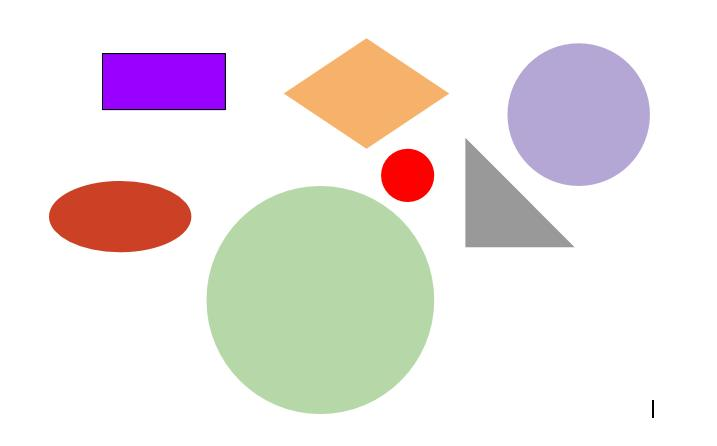
//> input picture cercle.jpg, 717 x 446 px
$ ./DisplayImage cercle.jpg   (built with g++ and OpenCV 4)
//> lines starting //> are read from the running program, lines starting //| are printed output that depends on the picture; after the words box and inside, x2 and y2 are one past the last pixel; in counts of white or black regions, pixels touching at a corner belong together
//#include "opencv2/imgcodecs.hpp"
#include "opencv2/highgui/highgui.hpp"
#include "opencv2/imgproc/imgproc.hpp"
#include <iostream>
#include <stdio.h>
#include <stdlib.h>
#include <iomanip>

using namespace cv;
using namespace std;

Mat src; Mat src_gray;
int thresh = 27;
int max_thresh = 255;
RNG rng(12345);
void detectContour( vector<vector<Point> >& contours );
Point computeGravityCenter( vector<Point> _pointsList );
double computeCircleFittingRMS( vector<Point> _pointsList, Point _center );
bool IsCircle( vector<Point> _pointsList );

int main( int, char** argv )
{
  src = imread(argv[1]);
//> src is the input picture: 446 rows x 717 cols, CV_8UC3; mean B, G, R 228, 229.1, 235.8
  if (src.empty()){
    cerr << "No image supplied ..." << endl;
    return -1;
  }

  // Converts image from one color space to another
  cvtColor( src, src_gray, COLOR_BGR2GRAY );
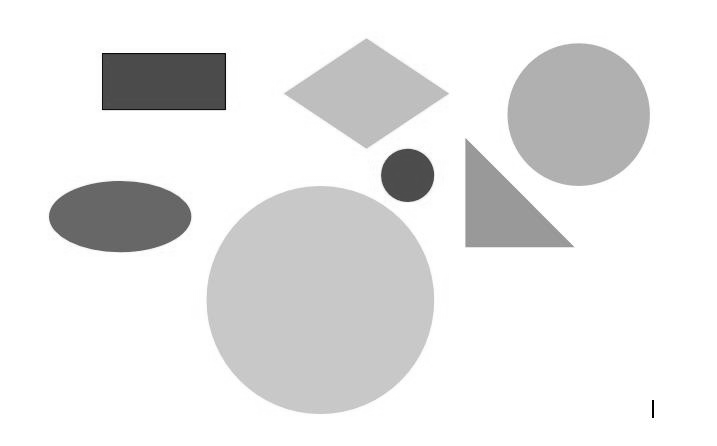
//> src_gray: 446 rows x 717 cols, CV_8UC1; min 0, max 255, mean 231
  imshow( "DisplayImage", src_gray );
  waitKey(0);

  // Image smoothing
  blur( src_gray, src_gray, Size(3,3) );
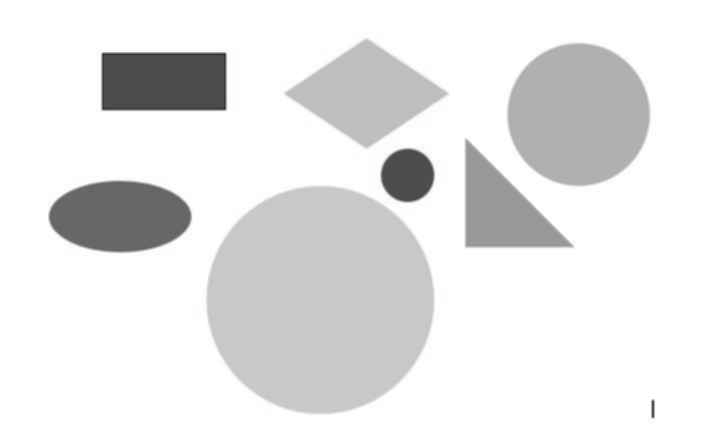
//> src_gray: 446 rows x 717 cols, CV_8UC1; 8.41% of pixels changed, all inside (x1, y1, x2, y2) = (46, 31, 657, 425)

  // [7 lines of commented-out code are left out]
  vector<vector<Point> > contoursList;
  //detectContour( contoursList );

  // Find circles
  // Test each contour
  Mat canny_output;
  vector<Vec4i> hierarchy;

  Canny( src_gray, canny_output, thresh, thresh*2, 3 );
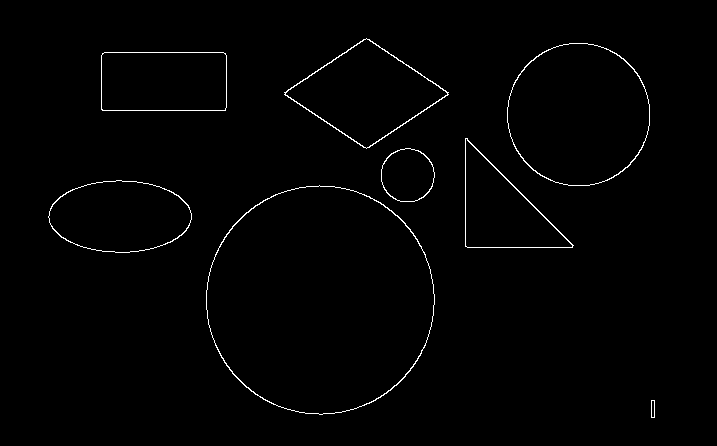
//> canny_output: 446 rows x 717 cols, CV_8UC1; 1% white in thin lines or dots, all inside (x1, y1, x2, y2) = (48, 38, 655, 418)
  findContours( canny_output, contoursList, hierarchy, RETR_TREE, CHAIN_APPROX_SIMPLE, Point(0, 0) );
//> contoursList = 16 contours; largest, box (x1, y1, x2, y2) and area: (206, 185, 435, 415) 40836, (206, 185, 435, 415) 40646, (507, 43, 650, 186) 15990, (507, 43, 650, 186) 15870, (284, 38, 449, 149) 9272
  Mat drawing = Mat::zeros( canny_output.size(), CV_8UC3 );

  namedWindow("Contours", CV_WINDOW_AUTOSIZE );
  for( int contourId = 0; contourId < contoursList.size(); contourId++){
    Scalar color = Scalar( 255, 255, 255); //rng.uniform(0, 255), rng.uniform(0,255), rng.uniform(0,255) );
    drawContours( drawing, contoursList, (int)contourId, color, 0.05, 8, hierarchy, 0, Point() );
    if( ( IsCircle(contoursList[contourId]) ) && (contoursList[contourId].size() > 20) )
      std::cout << "Figure n°" << contourId << " is a circle\n";
    else
      std::cout << "Figure n°" << contourId << " is NOT a circle\n";

    imshow( "Contours", drawing );
    waitKey(0);
  }
//> this loop made 16 passes
//> (CG in IsCircle, meanRadius in computeCircleFittingRMS, errorRMS in IsCircle) on passes 1 to 12: (Point(652, 408), 8.65, 0.499), (Point(652, 408), 8.1, 0.66), (Point(318, 300), 114, 1.39), (Point(319, 300), 113.8, 0.777), (Point(118, 216), 54.62, 10.81), (Point(119, 216), 54.14, 10.6), (Point(406, 174), 26.72, 1.13), (Point(407, 172), 26.31, 2.11), (Point(501, 210), 69.99, 13.82), (Point(501, 198), 72.12, 10.06), (Point(167, 71), 66.39, 5.2), (Point(175, 86), 64.99, 10.8)
//| RMS error:	0.50	Figure n°0 is NOT a circle
//| RMS error:	0.66	Figure n°1 is NOT a circle
//| RMS error:	1.39	Figure n°2 is a circle
//| RMS error:	0.78	Figure n°3 is a circle
//| RMS error:	10.81	Figure n°4 is NOT a circle
//| RMS error:	10.60	Figure n°5 is NOT a circle
//| RMS error:	1.13	Figure n°6 is a circle
//| RMS error:	2.11	Figure n°7 is a circle
//> (output is shown up to pass 8 of 16)
//> pass 1, `imshow( "Contours", drawing );`:
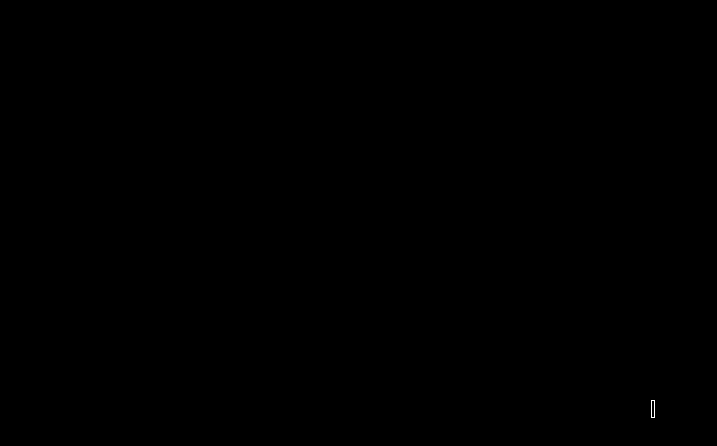
//> window 'Contours': 446 rows x 717 cols, CV_8UC3; 0.01% white in thin lines or dots, all inside (x1, y1, x2, y2) = (651, 400, 655, 418)

  // Use all contours in one
  vector<Point> contoursConcatenation;
  for( int contourId = 0; contourId < contoursList.size(); contourId++)
    for( int pointId = 0; pointId < contoursList[contourId].size(); pointId++)
      contoursConcatenation.push_back( contoursList[contourId][pointId] );
//> this loop made 16 passes
//> after the loop, contoursConcatenation = 1973 Points (x, y), first 12: [651, 400], [651, 417], [654, 417], [654, 400], [651, 401], [652, 400], [653, 400], [654, 401], [654, 416], [653, 417], [652, 417], [651, 416]

  if( IsCircle( contoursConcatenation ))
    std::cout << "Concatenation is a circle\n";
  else
    std::cout << "Concatenation is NOT a circle\n";

  waitKey(0);
  return(0);
}

bool IsCircle( vector<Point> _pointsList ){
 Point CG = computeGravityCenter( _pointsList );

  double errorRMS = computeCircleFittingRMS( _pointsList, CG );
  if( errorRMS < 5 )
    return true;
  return false;
}

Point computeGravityCenter( vector<Point> _pointsList ){
  Point gravityCenter;

  //for( auto& it : _pointsList ){
  for( size_t point = 0; point < _pointsList.size(); point++){
    gravityCenter.x = gravityCenter.x + _pointsList[point].x;
    gravityCenter.y = gravityCenter.y + _pointsList[point].y;
  }

  gravityCenter.x = gravityCenter.x/_pointsList.size();
  gravityCenter.y = gravityCenter.y/_pointsList.size();

  return gravityCenter;
}

double computeCircleFittingRMS( vector<Point> _pointsList, Point _center ){

  double meanRadius = 0.0;
  vector<double> allRadius(_pointsList.size());

  for( size_t point = 0; point < _pointsList.size(); point++){
    allRadius[point] = sqrt( (_center.x-_pointsList[point].x)*(_center.x-_pointsList[point].x) + (_center.y-_pointsList[point].y)*(_center.y-_pointsList[point].y));
    meanRadius = meanRadius + allRadius[point];
  }

  meanRadius = meanRadius/_pointsList.size();

  double RMS = 0.0;
  for( size_t point = 0; point < _pointsList.size(); point++)
    RMS = RMS + (allRadius[point] - meanRadius) *  (allRadius[point] - meanRadius);

  std::cout << "RMS error:\t" << setprecision(2) << std::fixed << sqrt(RMS/_pointsList.size()) <<"\t" ;

  return sqrt(RMS/_pointsList.size());
}
void detectContour( vector<vector<Point> >& contours )
{
  Mat canny_output;
  vector<Vec4i> hierarchy;

  Canny( src_gray, canny_output, thresh, thresh*2, 3 );
  findContours( canny_output, contours, hierarchy, RETR_TREE, CHAIN_APPROX_SIMPLE, Point(0, 0) );
  Mat drawing = Mat::zeros( canny_output.size(), CV_8UC3 );

  for( size_t i = 0; i< contours.size(); i++ )
  {
    Scalar color = Scalar( 255, 255, 255); //rng.uniform(0, 255), rng.uniform(0,255), rng.uniform(0,255) );
    drawContours( drawing, contours, (int)i, color, 0.05, 8, hierarchy, 0, Point() );
  }
}
